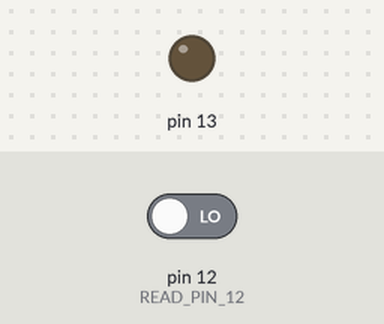
Bench run of a sketch on a simulated Arduino Uno, built with avr-gcc and run on an emulated ATmega328P. On the bench: output pins drawn as LEDs (lit = HIGH). The test bench sets the inputs (shaded band); at power-on: pin 12 (READ_PIN_12) LOW.

Above: at 1.2 s.
1.3 s: pin 12 (READ_PIN_12) driven HIGH
At 2.8 s:
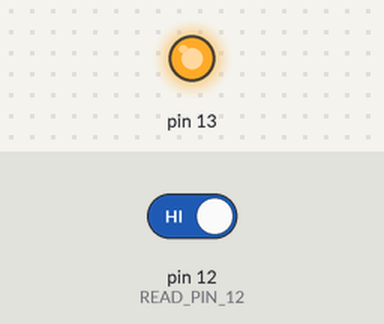
Timing chart, 0 to 4.3 s (numbered marks = the images above; inputs shaded):
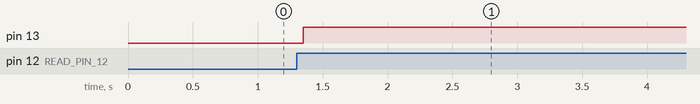

Measured:
- after the input at 1.3 s, pin 13: LOW → HIGH after 0.05 s

The sketch:

button_register.ino
```cpp
#define READ_PIN_12 (PINB&(1<<4))
#define LED_HIGH PORTB|=0x20;
#define LED_LOW PORTB&=~(1<<5);

int led_stat=1;
int prev=0;

void setup() {
  DDRB |= 0x20;                       // set pin 13 in output mode
  PORTB |= 0x00;                      // set pin 13 to LOW
}

void loop() {
    if((READ_PIN_12!=0)&&(prev==0)){
      delay(50);
      if((READ_PIN_12!=0)&&(prev==0)){
      if(led_stat==1){
        LED_HIGH
        led_stat=0;
      }
      else{
        LED_LOW
        led_stat=1;
      }
      }
  }
  prev = READ_PIN_12 ;
}
```
